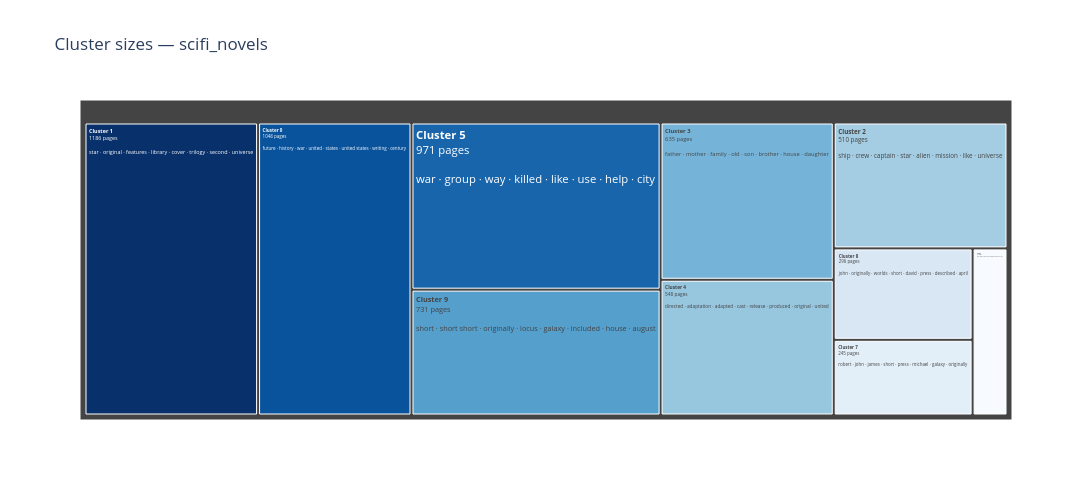

Notebook source saved alongside this figure:
### Code cell
TOP_N_TREEMAP = 8

treemap_rows = []
for cid in range(N_CLUSTERS):
    mask = labels == cid
    if not mask.any():
        continue
    centroid_tfidf = np.asarray(X[mask].mean(axis=0)).ravel()
    top_terms_str = " · ".join(terms[centroid_tfidf.argsort()[::-1][:TOP_N_TREEMAP]])
    treemap_rows.append({
        "cluster": f"Cluster {cid}",
        "size": int(mask.sum()),
        "top_terms": top_terms_str,
    })

tm_df = pd.DataFrame(treemap_rows)

fig2 = px.treemap(
    tm_df,
    path=["cluster"],
    values="size",
    custom_data=["top_terms", "size"],
    title=f"Cluster sizes — {TABLE}",
    color="size",
    color_continuous_scale="Blues",
    width=1150, height=500,
)
fig2.update_traces(
    texttemplate="<b>%{label}</b><br>%{customdata[1]} pages<br><br>%{customdata[0]}",
    textfont_size=12,
    hovertemplate="<b>%{label}</b><br>%{customdata[1]} pages<br>%{customdata[0]}<extra></extra>",
)
fig2.update_layout(coloraxis_showscale=False)
fig2.show()

### Figure 1 — Plotly figure (JSON) as saved in the notebook; plotly's stock layout.template omitted (floating-point values rounded to 4 significant figures)
{"data": [{"branchvalues": "total", "customdata": [["future · history · war · united · states · united states · writing · century", 1048], ["star · original · features · library · cover · trilogy · second · universe", 1186], ["ship · crew · captain · star · alien · mission · like · universe", 510], ["father · mother · family · old · son · brother · house · daughter", 635], ["directed · adaptation · adapted · cast · release · produced · original · united", 548], ["war · group · way · killed · like · use · help · city", 971], ["short · various · robert · notes · previously · james · john · july", 136], ["robert · john · james · short · press · michael · galaxy · originally", 245], ["john · originally · worlds · short · david · press · described · april", 296], ["short · short short · originally · locus · galaxy · included · house · august", 731]], "domain": {"x": [0, 1], "y": [0, 1]}, "hovertemplate": "<b>%{label}</b><br>%{customdata[1]} pages<br>%{customdata[0]}<extra></extra>", "ids": ["Cluster 0", "Cluster 1", "Cluster 2", "Cluster 3", "Cluster 4", "Cluster 5", "Cluster 6", "Cluster 7", "Cluster 8", "Cluster 9"], "labels": ["Cluster 0", "Cluster 1", "Cluster 2", "Cluster 3", "Cluster 4", "Cluster 5", "Cluster 6", "Cluster 7", "Cluster 8", "Cluster 9"], "marker": {"coloraxis": "coloraxis", "colors": [1048.0, 1186.0, 510.0, 635.0, 548.0, 971.0, 136.0, 245.0, 296.0, 731.0]}, "name": "", "parents": ["", "", "", "", "", "", "", "", "", ""], "textfont": {"size": 12}, "texttemplate": "<b>%{label}</b><br>%{customdata[1]} pages<br><br>%{customdata[0]}", "type": "treemap", "values": [1048.0, 1186.0, 510.0, 635.0, 548.0, 971.0, 136.0, 245.0, 296.0, 731.0]}], "layout": {"coloraxis": {"colorbar": {"title": {"text": "size"}}, "colorscale": [[0, "rgb(247,251,255)"], [0.125, "rgb(222,235,247)"], [0.25, "rgb(198,219,239)"], [0.375, "rgb(158,202,225)"], [0.5, "rgb(107,174,214)"], [0.625, "rgb(66,146,198)"], [0.75, "rgb(33,113,181)"], [0.875, "rgb(8,81,156)"], [1, "rgb(8,48,107)"]], "showscale": false}, "height": 500, "legend": {"tracegroupgap": 0}, "title": {"text": "Cluster sizes — scifi_novels"}, "width": 1150}}
